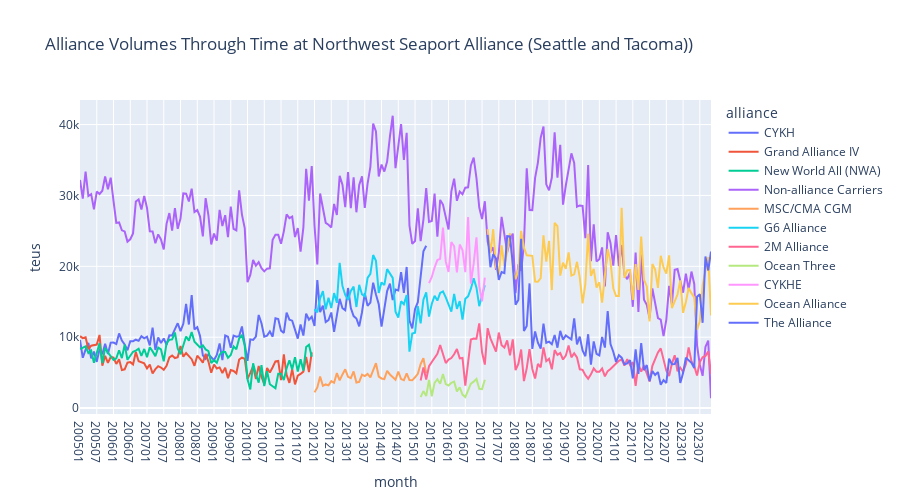

The code cell stored with this chart in its notebook:
### Code cell
df = (
    exports_lf
    #filter to seattle and tacoma
    .filter((pl.col('departure_port_name')=='SEATTLE')|(pl.col('departure_port_name')=='TACOMA'))
    #group by alliance and month
    .group_by('alliance', 'month')
    .agg(pl.col('teus').sum())
    .sort(by='month')
    .collect()
)

px.line(
    df, x='month', y='teus',
    color='alliance',
    title='Alliance Volumes Through Time at Northwest Seaport Alliance (Seattle and Tacoma))',
    width=900,
    height=500)
